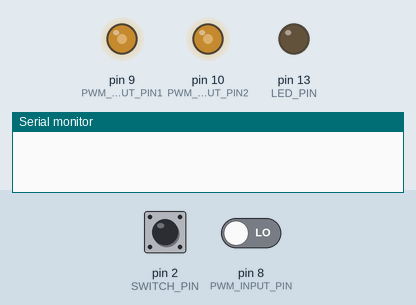
Recording of a sketch running on a simulated Arduino Uno, built with avr-gcc and run on an emulated ATmega328P. On the bench: output pins drawn as LEDs (lit = HIGH), the last lines printed to the serial monitor. Dashed ring = blinking. The test bench sets the inputs (shaded band); at power-on: pin 2 (SWITCH_PIN) LOW, pin 8 (PWM_INPUT_PIN) LOW.

Above: at 0.5 s.
0.9 s: pin 2 (SWITCH_PIN) pulled HIGH for 0.15 s
At 1.4 s:
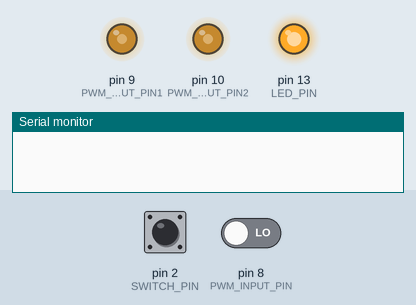
3.9 s: pin 2 (SWITCH_PIN) pulled HIGH for 1 s
6.4 s: pin 2 (SWITCH_PIN) pulled HIGH for 3.2 s
At 7.7 s:
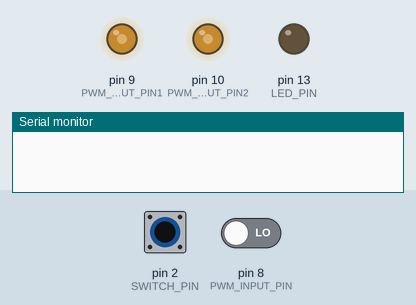
11.1 s: pin 8 (PWM_INPUT_PIN) driven HIGH
At 11.56 s:
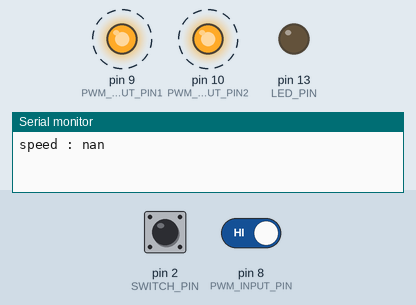
Timing chart, 0 to 16.6 s (numbered marks = the images above; inputs shaded):
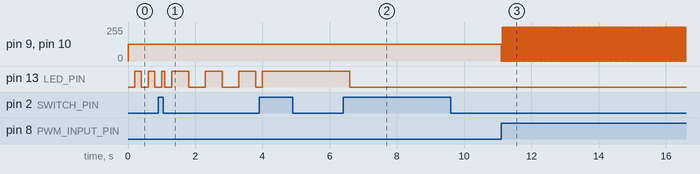

Measured:
- after the input at 6.4 s, pin 13 (LED_PIN): HIGH → LOW after 0.20 s
- after the input at 11.1 s, pin 9 (PWM_OUTPUT_PIN1), pin 10 (PWM_OUTPUT_PIN2): alternates 255/255 for 0.02 s and 0/255 for 0.02 s, starting at once

The sketch:

spliter.ino
```cpp
#include <math.h>

// Pin Definitions
#define SWITCH_PIN      2   // PD2 (Digital Pin 2) for button
#define PWM_INPUT_PIN   8   // PB0 (Digital Pin 8) for speed sensor pulses
#define PWM_OUTPUT_PIN1 9   // PB1 (Digital Pin 9 - OC1A)
#define PWM_OUTPUT_PIN2 10  // PB2 (Digital Pin 10 - OC1B)
#define LED_PIN         LED_BUILTIN

// Configuration
#define MAX_SPEED         200.0
#define MAX_FREQUENCY     200.0
#define CALIBRATION_STEPS 3
#define DEBOUNCE_DELAY    100

// Global Variables
volatile float measuredFrequency = 0.0;
volatile bool  frequencyUpdated  = false;

// For pin-change interrupt frequency measurement
volatile unsigned long lastPulseTime = 0;
volatile bool lastState = LOW;

int   calibrationStep = 0;
float calibrationFrequencies[CALIBRATION_STEPS] = {0};
const float knownSpeeds[CALIBRATION_STEPS]      = {10.0, 100.0, 200.0};

float coeffA = 0, coeffB = 0, coeffC = 0;

// ----------------------------------------------------------------------------
// Forward Declarations
// ----------------------------------------------------------------------------
void handleCalibration();
void updateCalibrationLED(int step);
void calculateCoefficients();
float calculateCurrentSpeed(float frequency);
void updatePWM(float speed);

// ----------------------------------------------------------------------------
void setup() {

  Serial.begin(9600);
  // Pin Modes
  pinMode(SWITCH_PIN, INPUT);       // Button
  pinMode(PWM_INPUT_PIN, INPUT);    // Speed sensor input on pin 8
  pinMode(PWM_OUTPUT_PIN1, OUTPUT);
  pinMode(PWM_OUTPUT_PIN2, OUTPUT);
  pinMode(LED_PIN, OUTPUT);

  // -------------------------------------------------------------------------
  // 1) Set up Pin Change Interrupt on pin 8 (PB0 = PCINT0)
  // -------------------------------------------------------------------------
  PCICR  |= (1 << PCIE0);    // Enable Pin Change Interrupts for PCINT[7:0]
  PCMSK0 |= (1 << PCINT0);   // Enable interrupt for PCINT0 (PB0)
  // This will trigger ISR(PCINT0_vect) on ANY change of pin 8.

  // -------------------------------------------------------------------------
  // 2) Configure Timer1 for Dual PWM (Mode 14: Fast PWM w/ ICR1 as TOP)
  // -------------------------------------------------------------------------
  TCCR1A = 0;
  TCCR1B = 0;

  // Fast PWM, mode 14: WGM13=1, WGM12=1, WGM11=1, WGM10=0
  TCCR1A |= (1 << COM1A1) | (1 << COM1B1) | (1 << WGM11); // Non-inverting
  TCCR1B |= (1 << WGM13) | (1 << WGM12);

  // Prescaler = 8
  TCCR1B |= (1 << CS11);

  // Initial TOP (~100 Hz by default)
  ICR1  = 19999;
  OCR1A = ICR1 / 2;  // 50% duty
  OCR1B = ICR1 / 2;  // 50% duty

  // -------------------------------------------------------------------------
  // 3) Perform calibration steps (3 presses on the button).
  // -------------------------------------------------------------------------
  while (calibrationStep < CALIBRATION_STEPS) {
    handleCalibration();
    updateCalibrationLED(calibrationStep);
  }

  // Once we've gotten all 3 presses => calibrationStep = 3
  // LED should turn OFF.
  updateCalibrationLED(calibrationStep);

  // Calculate polynomial coefficients from the calibration data
  calculateCoefficients();
}

void loop() {

  // Normal operation after calibration
  if (frequencyUpdated) {
    noInterrupts();
    float currentFreq = measuredFrequency;
    frequencyUpdated  = false;
    interrupts();

    float speed = calculateCurrentSpeed(currentFreq);
    Serial.print("speed : ");
      Serial.println(speed);
    updatePWM(speed);
  }
}

// =============================================================================
// Pin Change Interrupt ISR for PB0 (Digital Pin 8)
// =============================================================================
ISR(PCINT0_vect) {
  bool currentState = (bool)(PINB & (1 << PB0));  // Read PB0 directly
  unsigned long now = micros();

  // Rising edge detect
  if (currentState && !lastState) {
    unsigned long elapsed = now - lastPulseTime;
    lastPulseTime = now;

    if (elapsed > 0) {
      measuredFrequency = 1e6 / (float)elapsed;  // freq in Hz
      frequencyUpdated  = true;
    }
  }
  lastState = currentState;
}

// ----------------------------------------------------------------------------
// (A) Calibration Function (Button Press)
// ----------------------------------------------------------------------------
void handleCalibration() {
  static uint32_t lastDebounce    = 0;
  static bool     buttonState     = LOW;
  static bool     lastButtonState = LOW;

  bool reading = digitalRead(SWITCH_PIN);

  // Simple debounce check
  if (reading != lastButtonState) {
    lastDebounce = millis();
  }

  if ((millis() - lastDebounce) > DEBOUNCE_DELAY && (reading != buttonState)) {
    buttonState = reading;
    // We consider HIGH = pressed
    if (buttonState == HIGH) {
      // Store the current measured frequency in the calibration array
      calibrationFrequencies[calibrationStep] = measuredFrequency;

      // A quick LED flash to acknowledge the button press
      digitalWrite(LED_PIN, HIGH);
      delay(100);
      digitalWrite(LED_PIN, LOW);

      // Move to next calibration step
      calibrationStep++;
    }
  }
  lastButtonState = reading;
}

// ----------------------------------------------------------------------------
// (B) LED Behavior Function
// ----------------------------------------------------------------------------
void updateCalibrationLED(int step) {
  /*
   * According to your request:
   *   step == 0 => fast blink (waiting for first press)
   *   step == 1 => medium blink (waiting for second press)
   *   step == 2 => always ON (waiting for third press)
   *   step >= 3 => LED OFF
   */

  // If we're already at or past the third press => LED OFF
  if (step >= 3) {
    digitalWrite(LED_PIN, LOW);
    return;
  }

  // If step=2 => always ON
  if (step == 2) {
    digitalWrite(LED_PIN, HIGH);
    return;
  }

  // Otherwise, we blink for step=0 or step=1
  static unsigned long lastBlink   = 0;
  static bool          ledState    = false;
  unsigned long        currentTime = millis();

  // Decide blink period
  //   step=0 => fast blink => 200ms
  //   step=1 => medium blink => 500ms
  unsigned long blinkPeriod = (step == 0) ? 200 : 500;

  // Blink logic
  if (currentTime - lastBlink >= blinkPeriod) {
    lastBlink = currentTime;
    ledState = !ledState;
    digitalWrite(LED_PIN, ledState);
  }
}

// ----------------------------------------------------------------------------
// (C) Quadratic Fit Coefficients for Speed vs. Frequency
// ----------------------------------------------------------------------------
void calculateCoefficients() {
  float x1 = knownSpeeds[0], y1 = calibrationFrequencies[0];
  float x2 = knownSpeeds[1], y2 = calibrationFrequencies[1];
  float x3 = knownSpeeds[2], y3 = calibrationFrequencies[2];

  float denom = (x1 - x2) * (x1 - x3) * (x2 - x3);

  coeffA = ( x3 * (y2 - y1)
           + x2 * (y1 - y3)
           + x1 * (y3 - y2) ) / denom;

  coeffB = ( x3*x3 * (y1 - y2)
           + x1*x1 * (y2 - y3)
           + x2*x2 * (y3 - y1) ) / denom;

  coeffC = ( x2*x3 * (x2 - x3) * y1
           + x3*x1 * (x3 - x1) * y2
           + x1*x2 * (x1 - x2) * y3 ) / denom;
}

// ----------------------------------------------------------------------------
// (D) Solve the quadratic for speed given a measured frequency
// ----------------------------------------------------------------------------
float calculateCurrentSpeed(float frequency) {
  float a = coeffA;
  float b = coeffB;
  float c = coeffC - frequency;

  float discriminant = b*b - 4*a*c;
  if (discriminant < 0) return 0;

  float sqrt_d = sqrt(discriminant);
  float speed1 = (-b + sqrt_d) / (2*a);
  float speed2 = (-b - sqrt_d) / (2*a);

  // Return positive solution, constrained to MAX_SPEED
  return constrain((speed1 > 0) ? speed1 : speed2, 0.0, MAX_SPEED);
}

// ----------------------------------------------------------------------------
// (E) Update PWM for Dual Outputs
// ----------------------------------------------------------------------------
void updatePWM(float speed) {
  float frequencyHz = constrain(speed, 0, MAX_FREQUENCY);

  if (frequencyHz <= 0) {
    OCR1A = 0;
    OCR1B = 0;
    return;
  }

  // frequency = F_CPU / (prescaler * (1 + ICR1))
  // => ICR1 = (F_CPU / (prescaler*frequency)) - 1
  // with prescaler=8 => Ftimer=2MHz
  uint32_t topValue = (16000000UL / (8UL * (uint32_t)frequencyHz)) - 1;
  topValue = constrain(topValue, 1, 65535);

  uint16_t dutyValue = topValue / 2;  // 50% duty

  noInterrupts();
  ICR1  = (uint16_t)topValue;
  OCR1A = dutyValue;
  OCR1B = dutyValue;
  interrupts();
}
```
